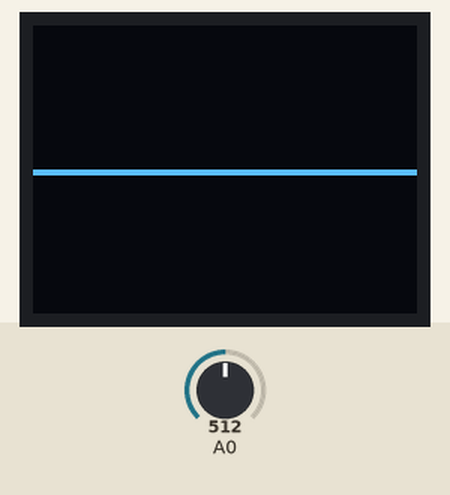
A sketch run on a simulated Arduino Uno, built with avr-gcc and run on an emulated ATmega328P. Shown: 64×48 one-colour display. The test bench sets the inputs (shaded band); at power-on: A0 = 512. The display library's start-up logo is not drawn.

Above: at 7.2 s.
7.3 s: A0 set to 716
At 7.51 s:
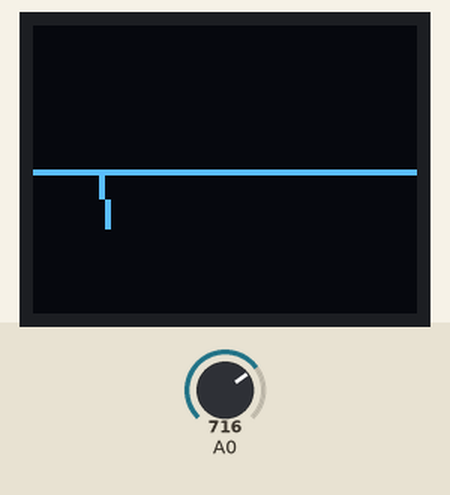
8.8 s: A0 set to 1023
At 9.2 s:
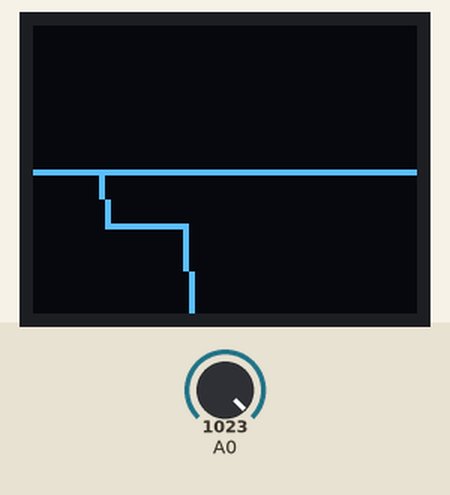
10.3 s: A0 set to 900
At 10.42 s:
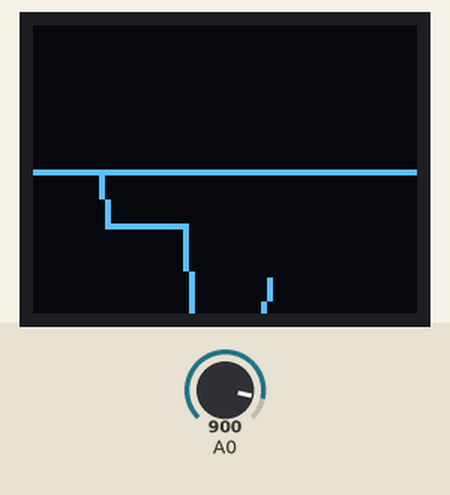

The sketch:

PlotterOLED.ino
```cpp
#include <Wire.h>  // Include Wire if you're using I2C
#include <SPI.h>  // Include SPI if you're using SPI
#include <SFE_MicroOLED.h>  // Include the SFE_MicroOLED library


#define DC_JUMPER 1 //valor al cual se soldo el jumper DC
#define PIN_RESET 12  // Conectar RST al GPIO 12

MicroOLED oled(PIN_RESET, DC_JUMPER);    // I2C declaración

int x0 = 0;
int y = 0;
int x1 = 0;
int ye = 0;

void setup() {
  oled.begin();    // Inicializa la OLED
  oled.clear(ALL); // Borra la memoria interna de la OLED
  oled.display();  //Mostrar lo que hay en el buffer
  delay(1000);     // Delay 1000 ms
  oled.clear(PAGE); // Borra lo que hay en el buffer
  oled.setFontType(0);
  oled.setCursor(0, 0);
  oled.print("Loading...");
  for (int i = 0; i < 45; i++) {
    oled.rectFill(10, 10, i, 10);
    oled.display();
    delay(100);
  }
  oled.clear(PAGE);
  oled.display();
  oled.line(0, LCDHEIGHT / 2, LCDWIDTH, LCDHEIGHT / 2);
}

void loop() {
  for (int i = 0; i < LCDWIDTH; i++) {
    x1 = i;
    ye = int(map(analogRead(A0), 0, 1023, 0, LCDHEIGHT));
    if (x0 != LCDWIDTH && x1 != 0) {
      oled.line(x0, y, x1, ye);
      oled.display();
    }
    x0 = x1;
    y = ye;
    delay(100);
  }
  oled.clear(PAGE);
  oled.line(0, LCDHEIGHT / 2, LCDWIDTH, LCDHEIGHT / 2);
  oled.display();
  delay(100);
}
```

Measured:
- after the input at 7.3 s, the display: first changes after 0.06 s (image 1 shows a later state)
- after the input at 10.3 s, the display: changes at once (image 3)
